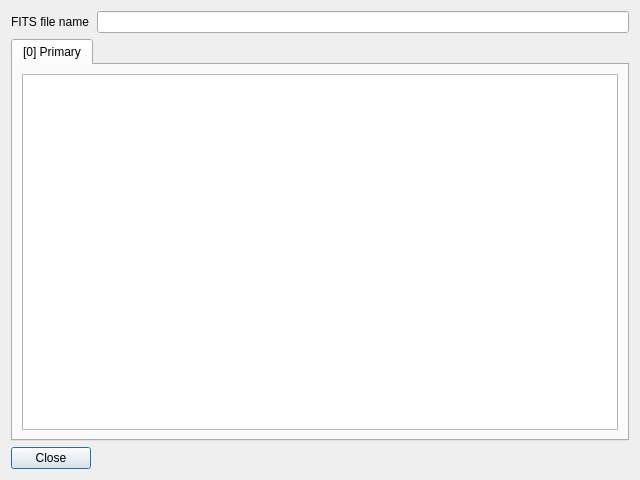
<?xml version="1.0" encoding="UTF-8"?>
<ui version="4.0">
 <class>FitsHeaderWindow</class>
 <widget class="QDialog" name="FitsHeaderWindow">
  <property name="geometry">
   <rect>
    <x>0</x>
    <y>0</y>
    <width>640</width>
    <height>480</height>
   </rect>
  </property>
  <property name="sizePolicy">
   <sizepolicy hsizetype="Expanding" vsizetype="Expanding">
    <horstretch>0</horstretch>
    <verstretch>0</verstretch>
   </sizepolicy>
  </property>
  <property name="windowTitle">
   <string>Dialog</string>
  </property>
  <property name="layoutDirection">
   <enum>Qt::LeftToRight</enum>
  </property>
  <layout class="QGridLayout" name="gridLayout">
   <item row="0" column="0">
    <widget class="QLabel" name="label">
     <property name="text">
      <string>FITS file name</string>
     </property>
    </widget>
   </item>
   <item row="0" column="1">
    <widget class="QLineEdit" name="lineEdit"/>
   </item>
   <item row="1" column="0" colspan="2">
    <widget class="QTabWidget" name="tabWidget">
     <widget class="QWidget" name="tab">
      <attribute name="title">
       <string>[0] Primary</string>
      </attribute>
      <layout class="QGridLayout" name="gridLayout_2">
       <item row="0" column="0">
        <widget class="QPlainTextEdit" name="plainTextEdit">
         <property name="minimumSize">
          <size>
           <width>0</width>
           <height>0</height>
          </size>
         </property>
         <property name="plainText">
          <string/>
         </property>
         <property name="textInteractionFlags">
          <set>Qt::TextSelectableByKeyboard|Qt::TextSelectableByMouse</set>
         </property>
        </widget>
       </item>
      </layout>
     </widget>
    </widget>
   </item>
   <item row="2" column="0">
    <widget class="QPushButton" name="closeButton">
     <property name="maximumSize">
      <size>
       <width>100</width>
       <height>16777215</height>
      </size>
     </property>
     <property name="layoutDirection">
      <enum>Qt::LeftToRight</enum>
     </property>
     <property name="text">
      <string>Close</string>
     </property>
    </widget>
   </item>
  </layout>
 </widget>
 <resources/>
 <connections/>
</ui>
